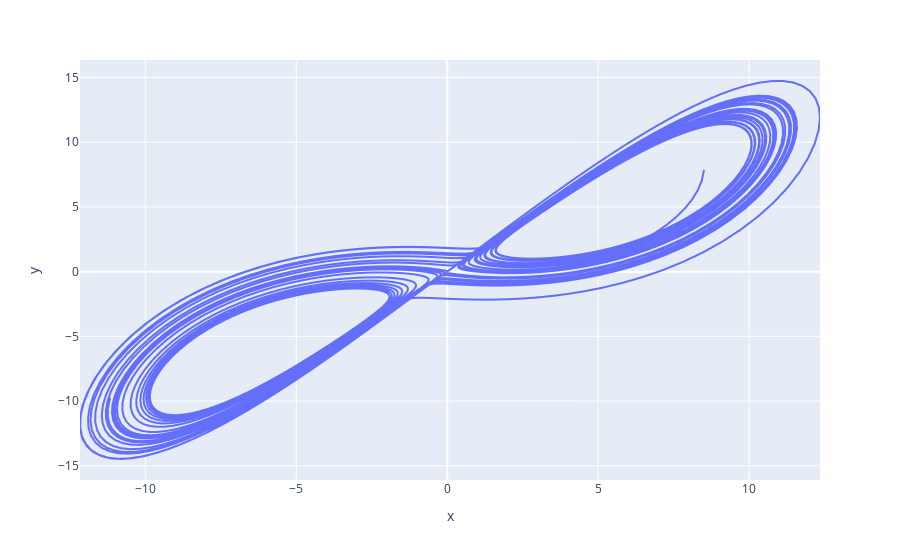

Notebook cell for this chart:
### Code cell
# plt.plot(x[:, 0], x[:, 1])
px.line(x=x[:, 0], y=x[:, 1])

### Figure 1 — Plotly figure (JSON) as saved in the notebook; plotly's stock layout.template omitted (floating-point values rounded to 4 significant figures; data arrays with more than 128 entries replaced by an {"elided": "..."} marker saying what was removed)
{"data": [{"hovertemplate": "x=%{x}<br>y=%{y}<extra></extra>", "legendgroup": "", "line": {"color": "#636efa", "dash": "solid"}, "marker": {"symbol": "circle"}, "mode": "lines", "name": "", "showlegend": false, "type": "scattergl", "x": {"elided": "5001 float values"}, "xaxis": "x", "y": {"elided": "5001 float values"}, "yaxis": "y"}], "layout": {"legend": {"tracegroupgap": 0}, "margin": {"t": 60}, "xaxis": {"anchor": "y", "domain": [0, 1], "title": {"text": "x"}}, "yaxis": {"anchor": "x", "domain": [0, 1], "title": {"text": "y"}}}}
